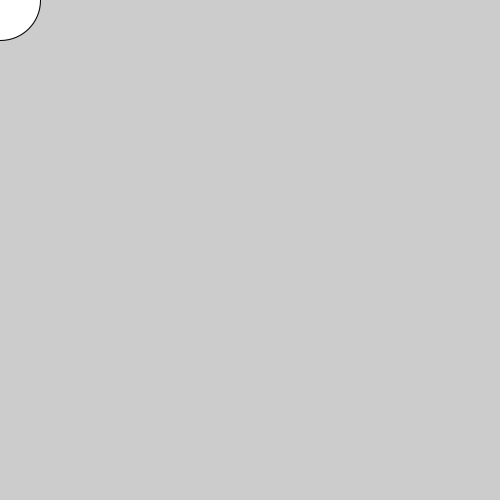
Frame 1 (no input)
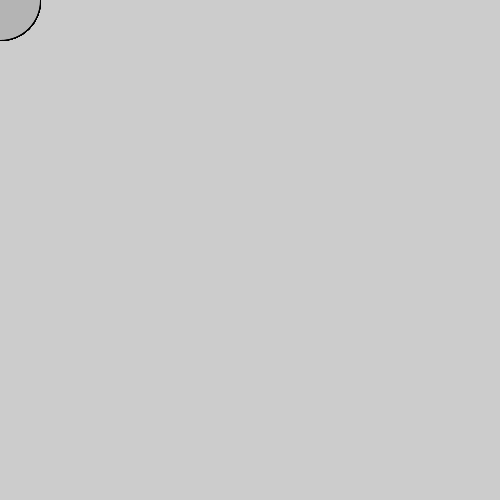
Frame 60 (the mouse pressed at the canvas centre just before this capture)
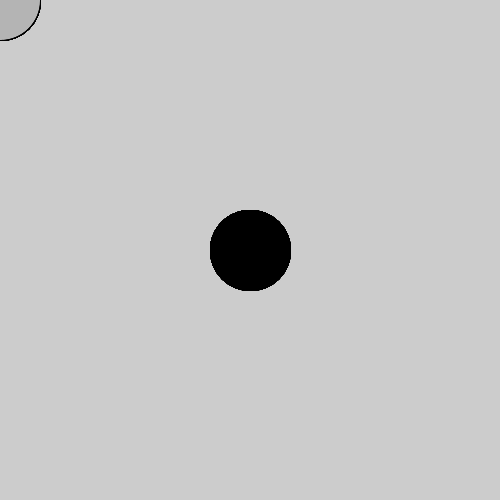
Frame 120 (the mouse held since frame 60 and released just before this capture)

The Processing sketch that drew these frames (run headless with seeded random() and noise(); from frame 60 on, the mouse is pressed at the canvas centre):

// Processing sketch: processing_134492
// ── processing_134492.pde

void setup() {
  size(500, 500);
}

void draw() {
  if (mousePressed) {
    fill(0);
  } else {
    fill(255);
  }
  ellipse(mouseX, mouseY, 80, 80);
{
 colorMode(RGB,360,500,250,255);
  }
 
}
